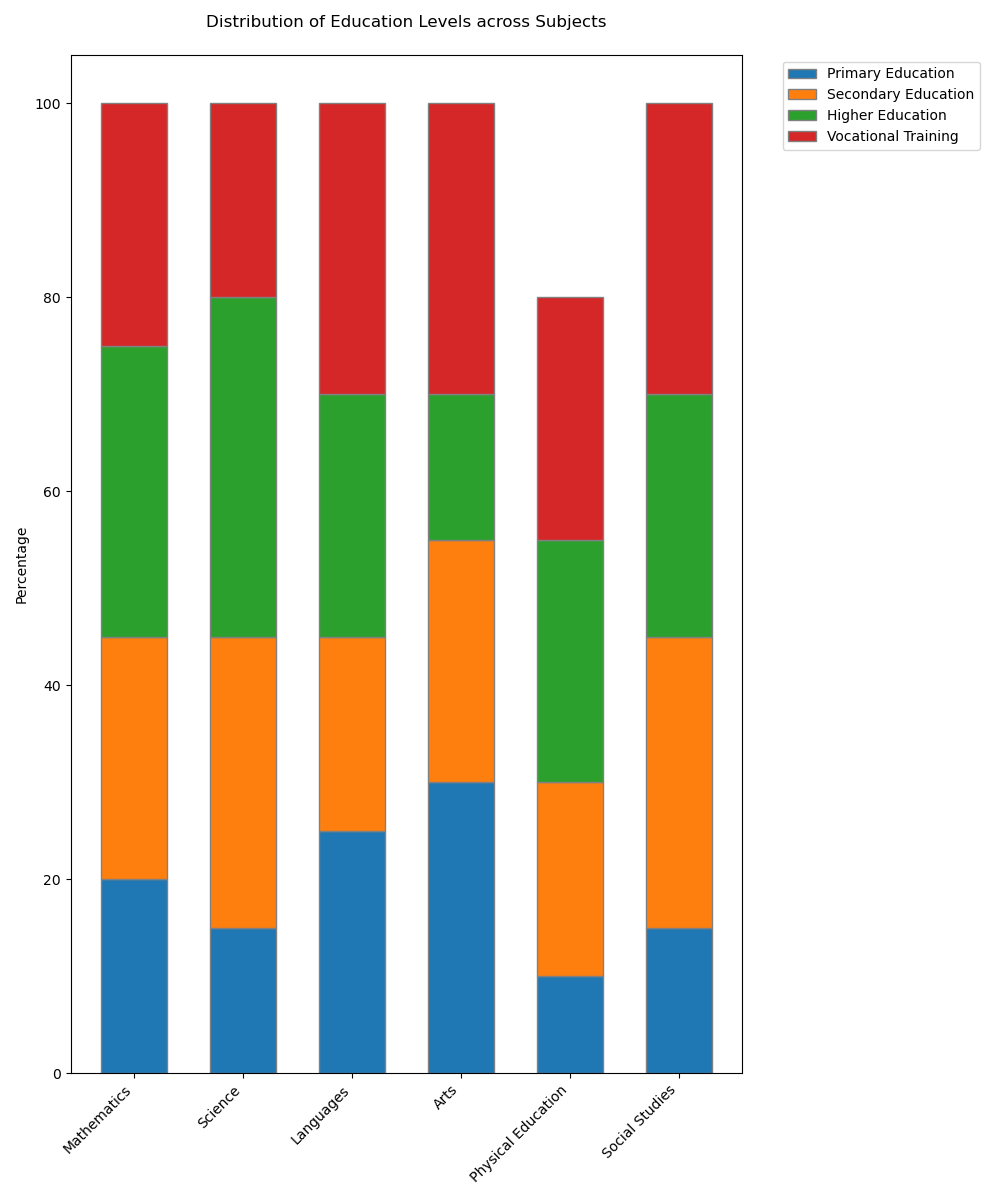

Source code (Python):

import matplotlib.pyplot as plt
import numpy as np

categories = ['Mathematics', 'Science', 'Languages', 'Arts', 'Physical Education', 'Social Studies']
primary_education = [20, 15, 25, 30, 10, 15]
secondary_education = [25, 30, 20, 25, 20, 30]
higher_education = [30, 35, 25, 15, 25, 25]
vocational_training = [25, 20, 30, 30, 25, 30]

barWidth = 0.6

r = np.arange(len(categories))

plt.figure(figsize=(10, 12))

plt.bar(r, primary_education, color='#1f77b4', edgecolor='grey', width=barWidth, label='Primary Education')
plt.bar(r, secondary_education, color='#ff7f0e', edgecolor='grey', width=barWidth, label='Secondary Education', bottom=primary_education)
plt.bar(r, higher_education, color='#2ca02c', edgecolor='grey', width=barWidth, label='Higher Education', bottom=np.array(primary_education) + np.array(secondary_education))
plt.bar(r, vocational_training, color='#d62728', edgecolor='grey', width=barWidth, label='Vocational Training', bottom=np.array(primary_education) + np.array(secondary_education) + np.array(higher_education))

plt.ylabel('Percentage')
plt.title('Distribution of Education Levels across Subjects', pad=20)
plt.xticks(r, categories, rotation=45, ha='right')
plt.legend(loc='upper left', bbox_to_anchor=(1.05, 1))

plt.tight_layout()
plt.show()
